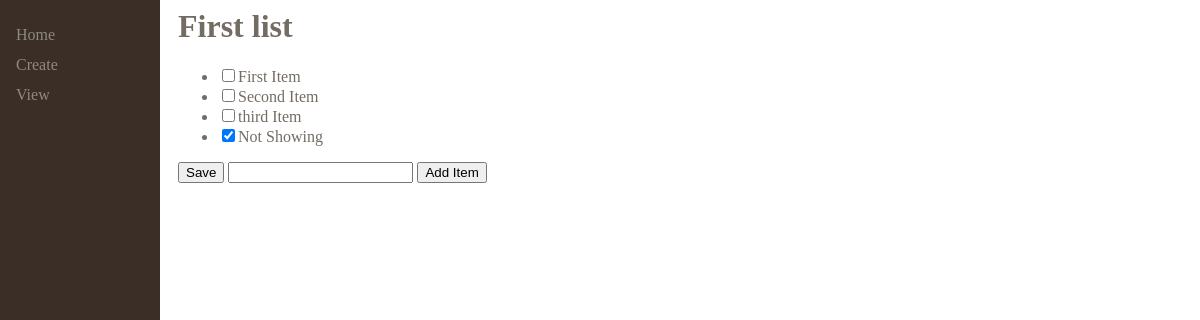
Page /2 on the earlier database version.
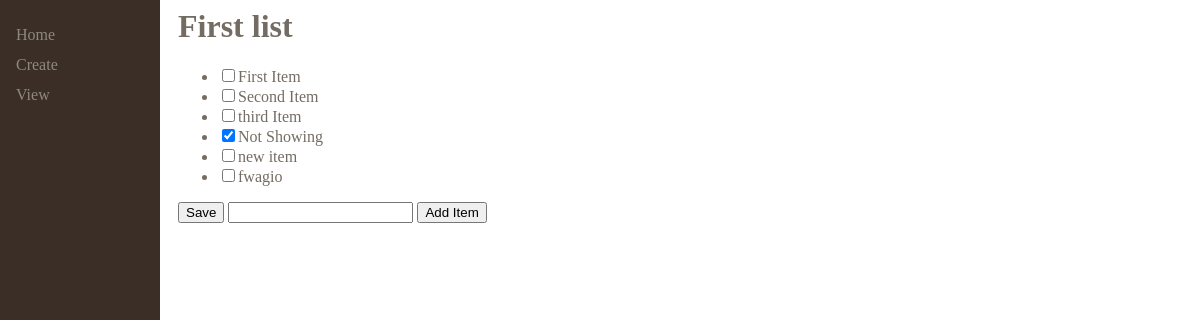
Same page on the later database version.
### main/models.py (models this page shows, shortened)
class ToDoList(models.Model):
    name = models.CharField(max_length=200)

class Item(models.Model):
    todolist = models.ForeignKey(ToDoList, on_delete=models.CASCADE)
    text = models.CharField(max_length=300)
    complete = models.BooleanField()

### main/views.py (the view, shortened to what this page needs)
# urls.py: path("<int:id>", views.index, name="index"),
def index(response, id):
    ls = ToDoList.objects.get(id=id)
    return render(response, 'main/list.html', {"ls":ls})

### main/templates/main/list.html (shortened to what this page needs)
{% extends "main/base.html" %}
{% block content %}
    <h1>{{ls.name}}</h1>
    <form method="post", action="#">
        <ul>
        {% for item in ls.item_set.all %}
            {% if item.complete == True%}
                <li><input type="checkbox", value="clicked", name="c{{item.id}}" checked>{{item.text}}</li>
            {% else %}
                <li><input type="checkbox", value="clicked", name="c{{item.id}}">{{item.text}}</li>
            {% endif %}
        {% endfor %}
        </ul>
        <button type="submit", name="save", value="save">Save</button>
        <input type="text", name="new">
        <button type="submit", name="newItem", value="newItem">Add Item</button>
    </form>
{% endblock %}

### main/templates/main/base.html (shortened to what this page needs)
<html>
<head>
</head>
<body>
    <div class="sidenav">
        <a href="/home">Home</a>
        <a href="/create">Create</a>
        <a href="/2">View</a>
    </div>
    <div id="content", name="content", class="main">
        {% block content %}
        {% endblock %}
    </div>
</body>
</html>

### main/templates/main/base.html (style rules this page uses)
.sidenav { height:100%; width:160px; position:fixed; z-index:1; top:0; left:0; background-color: hwb(22 15% 77%); overflow-x:hidden; padding-top:20px; }
.sidenav a { padding:6px 8px 6px 16px; text-decoration: none; color: #8e8983; display:block; }
.main { color:#736c63; margin-left:160px; padding: 0px 10px; }

Differences in the rows shown:
added Item: text "new item"
added Item: text "fwagio"
